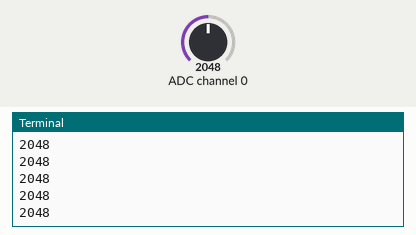
This program was run on a simulated Raspberry Pi (BCM pin numbers). Parts: the last lines printed to the terminal. The test bench sets the inputs (shaded band); at power-on: ADC channel 0 = 2048 (analog values on the 0–4095 scale).

Above: at 1.2 s.
1.3 s: ADC channel 0 set to 2866
At 1.56 s:
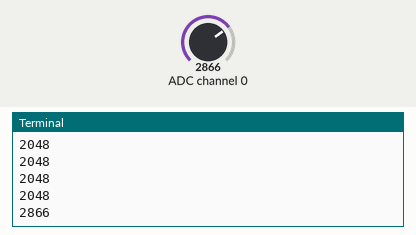
2.8 s: ADC channel 0 set to 3603
At 2.96 s:
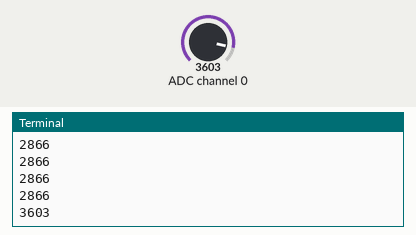
Timing chart, 0 to 5.8 s (numbered marks = the images above; inputs shaded):
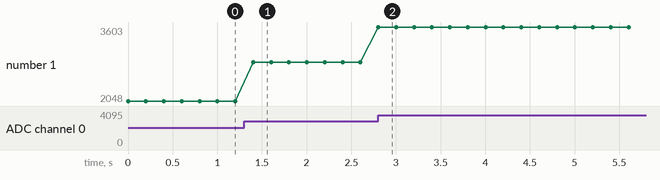

Measured:
- after the input at 1.3 s, the terminal: prints a new line after 0.10 s (image 1)
- after the input at 2.8 s, the terminal: prints a new line at once (image 2)
- plotted number 1: 2048 → 2866 after the input at 1.3 s, 2866 → 3603 after the input at 2.8 s

The program:

06-04-spidev.py
```python
# -*- coding: utf-8 -*-
import RPi.GPIO as GPIO
from time import sleep
import spidev

# MCP3208からSPI通信で12ビットのデジタル値を取得。0から7の8チャンネル使用可
def readadc_spidev(adcnum):
    if ((adcnum > 7) or (adcnum < 0)):
        return -1
    command1 = 0x6 | (adcnum & 0x4)>>2
    command2 = (adcnum & 0x3)<<6
    ret=spi.xfer2([command1,command2,0])
    adcout = (ret[1]&0xf)<<8 | ret[2]
    return adcout

GPIO.setmode(GPIO.BCM)
spi=spidev.SpiDev()
spi.open(0, 0) # bus0, CE0
spi.max_speed_hz = 1000000 # 1MHz

try:
    while True:
        inputVal0 = readadc_spidev(0)
        print(inputVal0)
        sleep(0.2)

except KeyboardInterrupt:
    pass

spi.close()
```
